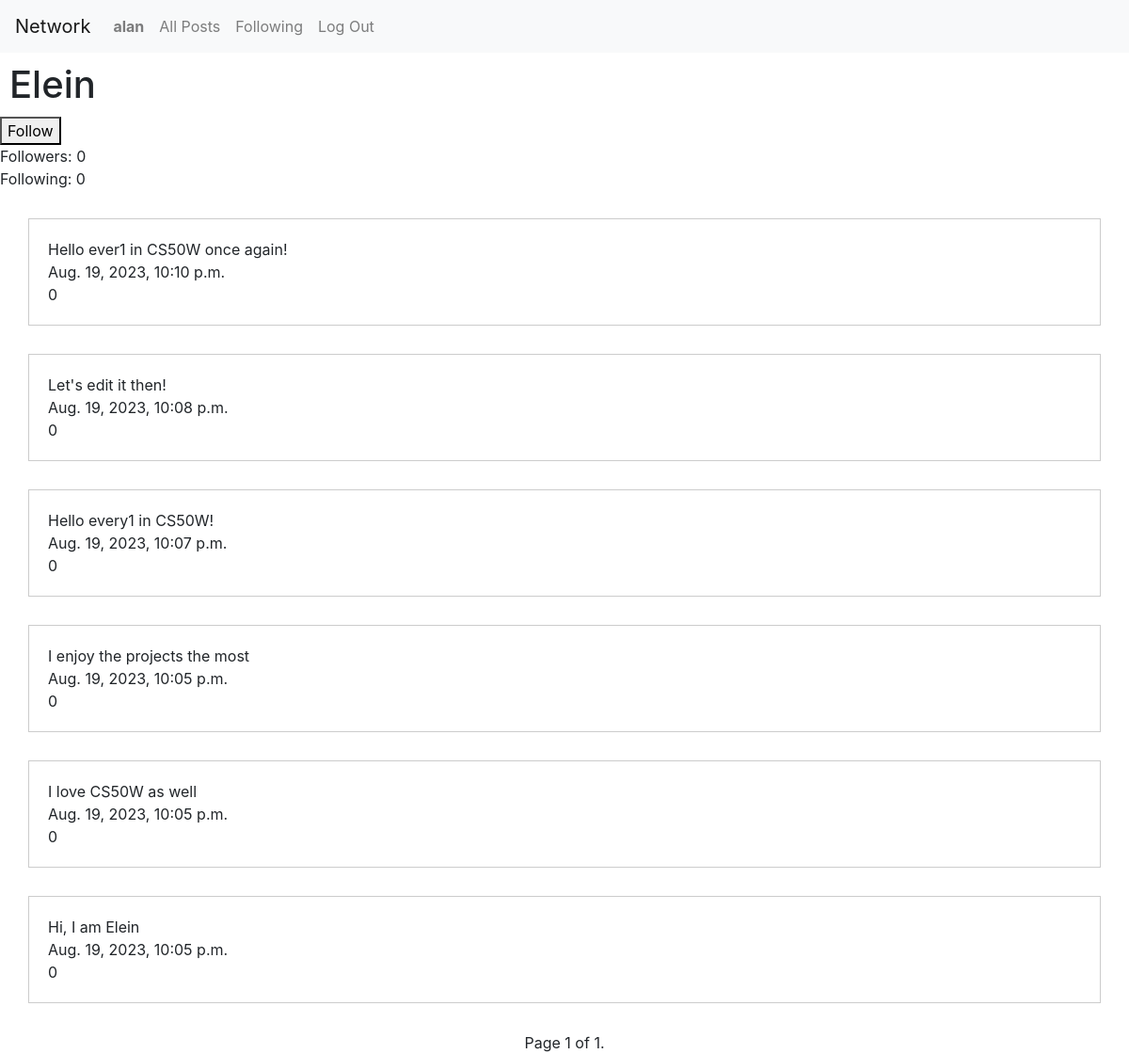
Screenshot of /Elein (signed in) with the database file from the repository.
### network/models.py (models this page shows)
class User(AbstractUser):
    id = models.AutoField(primary_key=True)
    followers = models.ManyToManyField("self", symmetrical=False, related_name="following", blank=True)

class Post(models.Model):
    id = models.AutoField(primary_key=True)
    user = models.ForeignKey(User, on_delete=models.CASCADE, related_name="user_post")
    text = models.CharField(max_length=1000)
    date = models.DateTimeField(auto_now_add=True)
    like = models.IntegerField(default=0)

### network/views.py (the view)
# urls.py: path("<str:username>", views.user, name="user"),
def user(request, username):
    user = get_object_or_404(User, username=username)
    user_id = user.id
    n_followers = user.followers.count()
    n_following = user.following.count()
    posts = Post.objects.filter(user_id=user_id).order_by('-date')
    paginator = Paginator(posts, 10)  # Set the number of posts per page
    page_number = request.GET.get('page')
    page_obj = paginator.get_page(page_number)
    current_user = request.user
    if user in current_user.following.all():
        follow = "Unfollow"
    else:
        follow = "Follow"
    context = {
        "n_followers": n_followers,
        "n_following": n_following,
        "username": user,
        "user_id": user_id,
        "follow": follow,
        "page_obj": page_obj  # Use the paginated page object
    }
    return render(request, 'network/user.html', context)

### network/templates/network/user.html (shortened to what this page needs)
{% extends "network/layout.html" %}
{% block body %}
{% if user.is_authenticated %}
<body>
<h1>{{ username }}</h1>
{% if user != username %}
<button id="followButton" data-user-id="{{ user_id }}">
    {{ follow }}
</button>
{% endif %}
<div>
    Followers: {{ n_followers }}
</div>
<div>
    Following: {{ n_following }}
</div>
{% for post in page_obj %}
<div class="form-container">
    <div class="text"> {{ post.text }} </div>
    <div class="date"> {{ post.date }} </div>
    <div class="like"> {{ post.like }} </div>
</div>
{% endfor %}
{% endif %}
<div class="pagination">
    <span class="step-links">
        <span class="current">
            Page {{ page_obj.number }} of {{ page_obj.paginator.num_pages }}.
        </span>
    </span>
</div>
</body>
{% endblock %}

### network/templates/network/layout.html (shortened to what this page needs)
{% load static %}
<!DOCTYPE html>
<html lang="en">
    <head>
        <link rel="stylesheet" href="https://stackpath.bootstrapcdn.com/bootstrap/4.4.1/css/bootstrap.min.css">
        <link href="{% static 'network/styles.css' %}" rel="stylesheet">
    </head>
    <body>
        <nav class="navbar navbar-expand-lg navbar-light bg-light">
            <a class="navbar-brand" href="#">Network</a>
            <div>
              <ul class="navbar-nav mr-auto">
                {% if user.is_authenticated %}
                    <li class="nav-item">
                        <a class="nav-link" href="{% url 'user' user.username %}"><strong>{{ user.username }}</strong></a>
                    </li>
                {% endif %}
                <li class="nav-item">
                  <a class="nav-link" href="{% url 'index' %}">All Posts</a>
                </li>
                {% if user.is_authenticated %}
                    <li class="nav-item">
                        <a class="nav-link" href="{% url 'following' %}">Following</a>
                    </li>
                    <li class="nav-item">
                        <a class="nav-link" href="{% url 'logout' %}">Log Out</a>
                    </li>
                {% endif %}
              </ul>
            </div>
          </nav>
        <div class="body">
            {% block body %}
            {% endblock %}
        </div>
    </body>
</html>

### network/static/network/styles.css (style rules this page uses)
h1 { margin: 10px; }
.form-container { padding: 20px; margin: 30px; border: 1px solid #ccc; }
.pagination { display: flex; justify-content: center; }

### rows the page displays
User: username "alan"
User: username "Elein"
Post: text "Hello ever1 in CS50W once again!", date "Aug. 19, 2023, 10:10 p.m.", like "0"
Post: text "Let's edit it then!", date "Aug. 19, 2023, 10:08 p.m.", like "0"
Post: text "Hello every1 in CS50W!", date "Aug. 19, 2023, 10:07 p.m.", like "0"
Post: text "I enjoy the projects the most", date "Aug. 19, 2023, 10:05 p.m.", like "0"
Post: text "I love CS50W as well", date "Aug. 19, 2023, 10:05 p.m.", like "0"
Post: text "Hi, I am Elein", date "Aug. 19, 2023, 10:05 p.m.", like "0"

### other values shown
{{ follow }} "Follow"
{{ n_followers }} "0"
{{ n_following }} "0"
{{ page_obj.number }} "1"
{{ page_obj.paginator.num_pages }} "1"
